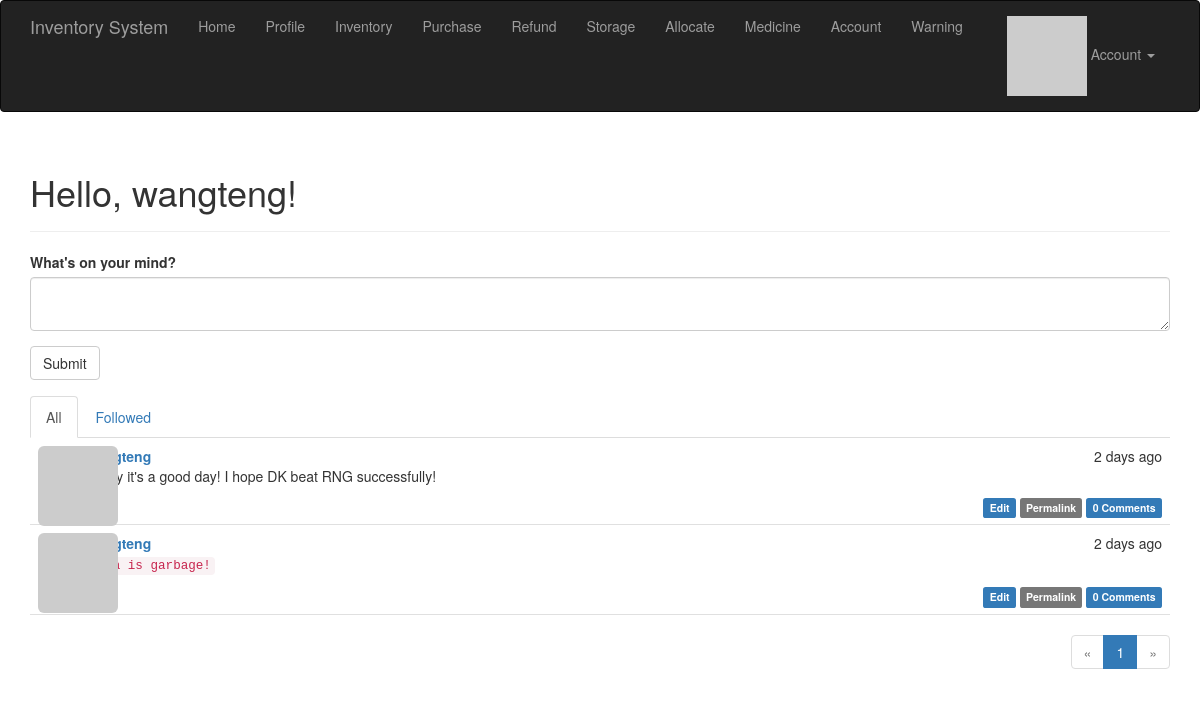
The page / (signed in) on the database its author committed.
### app/models.py (models this page shows, shortened)
class User(UserMixin, db.Model):
    __tablename__ = 'users'
    id = db.Column(db.Integer, primary_key=True)
    email = db.Column(db.String(64), unique=True, index=True)
    username = db.Column(db.String(64), unique=True, index=True)
    role_id = db.Column(db.Integer, db.ForeignKey('roles.id'))
    password_hash = db.Column(db.String(128))
    confirmed = db.Column(db.Boolean, default=False)
    name = db.Column(db.String(64))
    location = db.Column(db.String(64))
    about_me = db.Column(db.Text())
    member_since = db.Column(db.DateTime(), default=datetime.utcnow)
    last_seen = db.Column(db.DateTime(), default=datetime.utcnow)
    avatar_hash = db.Column(db.String(32))
    posts = db.relationship('Post', backref='author', lazy='dynamic')
    followed = db.relationship('Follow',
                               foreign_keys=[Follow.follower_id],
                               backref=db.backref('follower', lazy='joined'),
                               lazy='dynamic',
                               cascade='all, delete-orphan')
    followers = db.relationship('Follow',
                                foreign_keys=[Follow.followed_id],
                                backref=db.backref('followed', lazy='joined'),
                                lazy='dynamic',
                                cascade='all, delete-orphan')
    comments = db.relationship('Comment', backref='author', lazy='dynamic')
    purchases = db.relationship("Purchase", backref='author', lazy='dynamic')
    refund = db.relationship("Refund", backref='author', lazy='dynamic')
    storage = db.relationship("Storage", backref='author', lazy='dynamic')
    allocate = db.relationship("Allocate", backref="author", lazy="dynamic")
    @property
    def password(self):
        raise AttributeError('password is not a readable attribute')
    def can(self, perm):
        return self.role is not None and self.role.has_permission(perm)
    def ping(self):
        self.last_seen = datetime.utcnow()
        db.session.add(self)
    def gravatar(self, size=100, default='identicon', rating='g'):
        url = 'https://secure.gravatar.com/avatar'
        hash = self.avatar_hash or self.gravatar_hash()
        return '{url}/{hash}?s={size}&d={default}&r={rating}'.format(
            url=url, hash=hash, size=size, default=default, rating=rating)

class Post(db.Model):
    __tablename__ = 'posts'
    id = db.Column(db.Integer, primary_key=True)
    body = db.Column(db.Text)
    body_html = db.Column(db.Text)
    timestamp = db.Column(db.DateTime, index=True, default=datetime.utcnow)
    author_id = db.Column(db.Integer, db.ForeignKey('users.id'))
    comments = db.relationship('Comment', backref='post', lazy='dynamic')

### app/main/views.py (the view)
@main.route('/', methods=['GET', 'POST'])
def index():
    form = PostForm()
    if current_user.can(Permission.WRITE) and form.validate_on_submit():
        post = Post(body=form.body.data,
                    author=current_user._get_current_object())
        db.session.add(post)
        db.session.commit()
        return redirect(url_for('.index'))
    page = request.args.get('page', 1, type=int)
    show_followed = False
    if current_user.is_authenticated:
        show_followed = bool(request.cookies.get('show_followed', ''))
    if show_followed:
        query = current_user.followed_posts
    else:
        query = Post.query
    pagination = query.order_by(Post.timestamp.desc()).paginate(
        page, per_page=current_app.config['FLASKY_POSTS_PER_PAGE'],
        error_out=False)
    posts = pagination.items
    return render_template('index.html', form=form, posts=posts,
                           show_followed=show_followed, pagination=pagination)

### app/main/forms.py
class PostForm(FlaskForm):
    body = PageDownField("What's on your mind?", validators=[DataRequired()])
    submit = SubmitField('Submit')

### app/auth/views.py (called while the page is built)
@auth.before_app_request
def before_request():
    if current_user.is_authenticated:
        current_user.ping()
        if not current_user.confirmed \
                and request.endpoint \
                and request.blueprint != 'auth' \
                and request.endpoint != 'static':
            return redirect(url_for('auth.unconfirmed'))

### app/main/__init__.py (called while the page is built)
@main.app_context_processor
def inject_permissions():
    return dict(Permission=Permission)

### app/models.py (called while the page is built)
@login_manager.user_loader
def load_user(user_id):
    return User.query.get(int(user_id))

    def has_permission(self, perm):
        return self.permissions & perm == perm

### app/templates/index.html (shortened to what this page needs)
{% extends "base.html" %}
{% import "bootstrap/wtf.html" as wtf %}
{% import "_macros.html" as macros %}
{% block page_content %}
<div class="page-header">
    <h1>Hello, {% if current_user.is_authenticated %}{{ current_user.username }}{% else %}Stranger{% endif %}!</h1>
</div>
<div>
    {% if current_user.can(Permission.WRITE) %}
    {{ wtf.quick_form(form) }}
    {% endif %}
</div>
<div class="post-tabs">
    <ul class="nav nav-tabs">
        <li{% if not show_followed %} class="active"{% endif %}><a href="{{ url_for('.show_all') }}">All</a></li>
        {% if current_user.is_authenticated %}
        <li{% if show_followed %} class="active"{% endif %}><a href="{{ url_for('.show_followed') }}">Followed</a></li>
        {% endif %}
    </ul>
    {% include '_posts.html' %}
</div>
{% if pagination %}
<div class="pagination">
    {{ macros.pagination_widget(pagination, '.index') }}
</div>
{% endif %}
{% endblock %}

### app/templates/_posts.html
<ul class="posts">
    {% for post in posts %}
    <li class="post">
        <div class="post-thumbnail">
            <a href="{{ url_for('.user', username=post.author.username) }}">
                <img class="img-rounded profile-thumbnail" src="{{ post.author.gravatar(size=40) }}">
            </a>
        </div>
        <div class="post-content">
            <div class="post-date">{{ moment(post.timestamp).fromNow() }}</div>
            <div class="post-author"><a href="{{ url_for('.user', username=post.author.username) }}">{{ post.author.username }}</a></div>
            <div class="post-body">
                {% if post.body_html %}
                    {{ post.body_html | safe }}
                {% else %}
                    {{ post.body }}
                {% endif %}
            </div>
            <div class="post-footer">
                {% if current_user == post.author %}
                <a href="{{ url_for('.edit', id=post.id) }}">
                    <span class="label label-primary">Edit</span>
                </a>
                {% elif current_user.is_administrator() %}
                <a href="{{ url_for('.edit', id=post.id) }}">
                    <span class="label label-danger">Edit [Admin]</span>
                </a>
                {% endif %}
                <a href="{{ url_for('.post', id=post.id) }}">
                    <span class="label label-default">Permalink</span>
                </a>
                <a href="{{ url_for('.post', id=post.id) }}#comments">
                    <span class="label label-primary">{{ post.comments.count() }} Comments</span>
                </a>
            </div>
        </div>
    </li>
    {% endfor %}
</ul>

### app/static/styles.css (style rules this page uses)
.profile-thumbnail { position: absolute; }
div.post-tabs { margin-top: 16px; }
ul.posts { list-style-type: none; padding: 0px; margin: 16px 0px 0px 0px; border-top: 1px solid #e0e0e0; }
div.post-tabs ul.posts { margin: 0px; border-top: none; }
ul.posts li.post { padding: 8px; border-bottom: 1px solid #e0e0e0; }
div.post-date { float: right; }
div.post-author { font-weight: bold; }
div.post-thumbnail { position: absolute; }
div.post-content { margin-left: 48px; min-height: 48px; }
div.post-footer { text-align: right; }
div.pagination { width: 100%; text-align: right; padding: 0px; margin: 0px; }

### rows shown on the page
User: username "wangteng"
Post: timestamp "2 days ago", author.username "wangteng", body_html "Today it's a good day! I hope DK beat RNG successfully!", comments.count "0"
Post: timestamp "2 days ago", author.username "wangteng", body_html "java is garbage!", comments.count "0"

### other values the page prints
{{ p }} "1"
